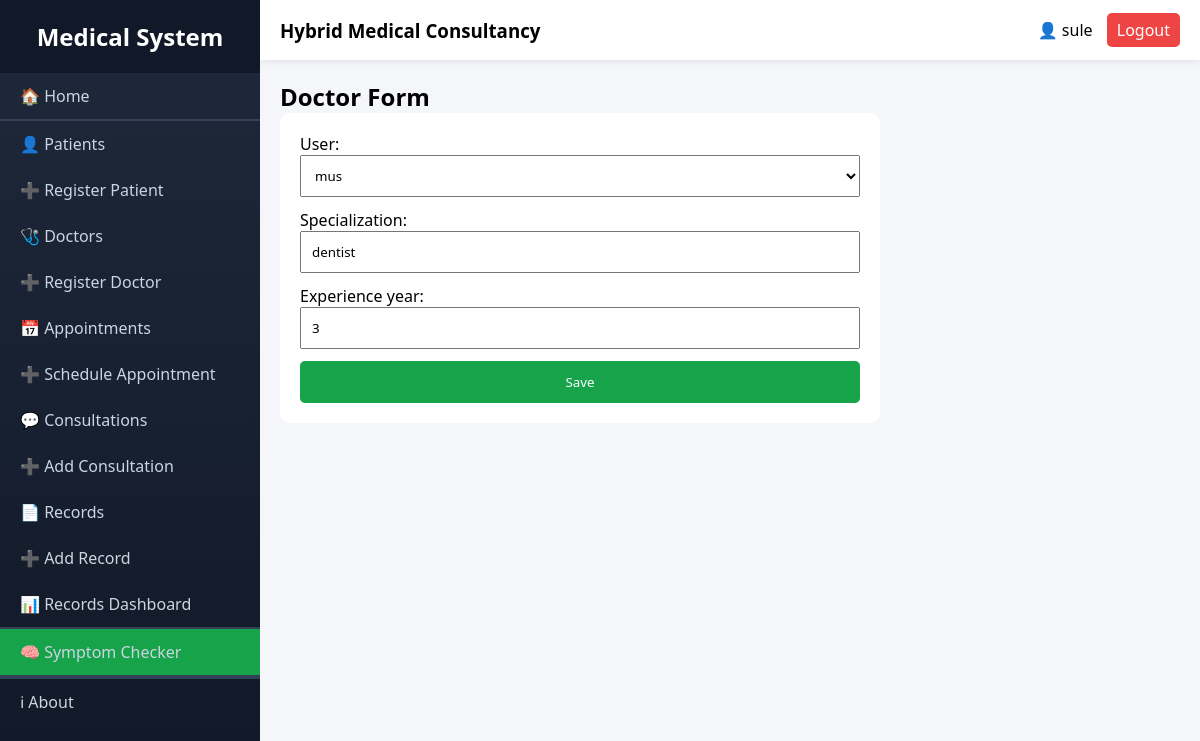
Page /doctors/2/edit/ (signed in) on the committed database.
### doctors/models.py (models this page shows)
class Doctor(models.Model):
    user=models.OneToOneField(User,on_delete=models.CASCADE)
    specialization=models.CharField(max_length=20)
    experience_year=models.IntegerField()

### doctors/views.py (the view)
# urls.py: path('<int:pk>/edit/', views.doctor_update, name='doctor_update'),
@login_required
def doctor_update(request, pk):
    doctor = get_object_or_404(Doctor, pk=pk)
    form = DoctorForm(request.POST or None, instance=doctor)
    if form.is_valid():
        form.save()
        return redirect('doctors:doctor_list')
    return render(request, 'doctors/doctor_form.html', {'form': form})

### doctors/forms.py
class DoctorForm(forms.ModelForm):
    class Meta:
        model = Doctor
        fields = '__all__'
    def __init__(self, *args, **kwargs):
        super().__init__(*args, **kwargs)
        doctor_ids = Profile.objects.filter(role='doctor').values_list('user_id', flat=True)
        self.fields['user'].queryset = User.objects.filter(id__in=doctor_ids)

### doctors/templates/doctors/doctor_form.html (shortened to what this page needs)
{% extends "layout.html" %}
{% block content %}
<h2>Doctor Form</h2>
<form method="post">
    {{ form.as_p }}
    <button type="submit" class="btn-submit">Save</button>
</form>
{% endblock %}

### templates/layout.html (shortened to what this page needs)
<!DOCTYPE html>
<html lang="en">
<head>
</head>
<body>
<div class="sidebar" id="sidebar">
    <h2>Medical System</h2>
    <a href="{% url 'home_view' %}">🏠 Home</a>
    <hr>
    <a href="{% url 'patients:patient_list' %}">👤 Patients</a>
    <a href="{% url 'patients:patient_create' %}">➕ Register Patient</a>
    <a href="{% url 'doctors:doctor_list' %}">🩺 Doctors</a>
    <a href="{% url 'doctors:doctor_create' %}">➕ Register Doctor</a>
    <a href="{% url 'appointment:appointment_list' %}">📅 Appointments</a>
    <a href="{% url 'appointment:appointment_create' %}">➕ Schedule Appointment</a>
    <a href="{% url 'consultations:consultation_list' %}">💬 Consultations</a>
    <a href="{% url 'consultations:consultation_create' %}">➕ Add Consultation</a>
    <a href="{% url 'records:record_list' %}">📄 Records</a>
    <a href="{% url 'records:record_create' %}">➕ Add Record</a>
    <a href="{% url 'accounts:records_dashboard' %}">📊 Records Dashboard</a>
    <hr>
    {% if user.is_authenticated %}
        <a href="{% url 'accounts:symptoms_checker' %}" class="special-link">
            🧠 Symptom Checker
        </a>
    {% endif %}
    <hr>
    <hr>
    <a href="{% url 'about_view' %}">ℹ About</a>
</div>
<div class="main">
    <div class="navbar">
        <h3>Hybrid Medical Consultancy</h3>
        <div class="user">
            {% if user.is_authenticated %}
                <span>👤 {{ user.username }}</span>
                <a href="{% url 'accounts:logout' %}">Logout</a>
            {% else %}
                <a href="{% url 'accounts:login' %}">Login</a>
            {% endif %}
        </div>
    </div>
    <div class="content">
        {% block content %}
        {% endblock %}
    </div>
</div>
</body>
</html>

### templates/layout.html (style rules this page uses)
* { margin: 0; padding: 0; box-sizing: border-box; font-family: 'Segoe UI', Tahoma, Geneva, Verdana, sans-serif; }
body { display: flex; min-height: 100vh; background: #f4f6f9; }
.sidebar { width: 260px; background: linear-gradient(180deg, #1e293b 0%, #111827 100%); color: #fff; height: 100vh; position: fixed; overflow-y: auto; transition: 0.3s; }
.sidebar h2 { text-align: center; padding: 20px; background: #111827; }
.sidebar a { display: block; padding: 12px 20px; color: #cbd5e1; text-decoration: none; }
.sidebar hr { border: 0.5px solid #334155; }
.main { margin-left: 260px; width: calc(100% - 260px); }
.navbar { height: 60px; background: white; display: flex; justify-content: space-between; align-items: center; padding: 0 20px; box-shadow: 0 2px 8px rgba(0,0,0,0.08); }
.user a { margin-left: 10px; text-decoration: none; padding: 6px 10px; background: #ef4444; color: white; border-radius: 5px; }
.content { padding: 20px; }
form { max-width: 600px; background: white; padding: 20px; border-radius: 10px; }
form input, form textarea, form select { width: 100%; padding: 10px; margin-bottom: 12px; }
form button { width: 100%; padding: 12px; background: #16a34a; color: white; border: none; border-radius: 5px; }
.special-link { background: #16a34a; color: white; }

### rows in the picture
Doctor: user "mus", specialization "dentist", experience_year "3"

### other values in the picture
{{ user.username }} "sule"
